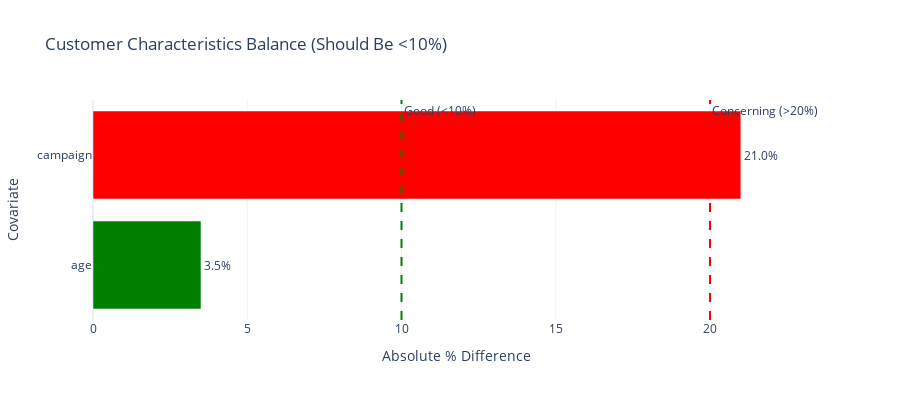
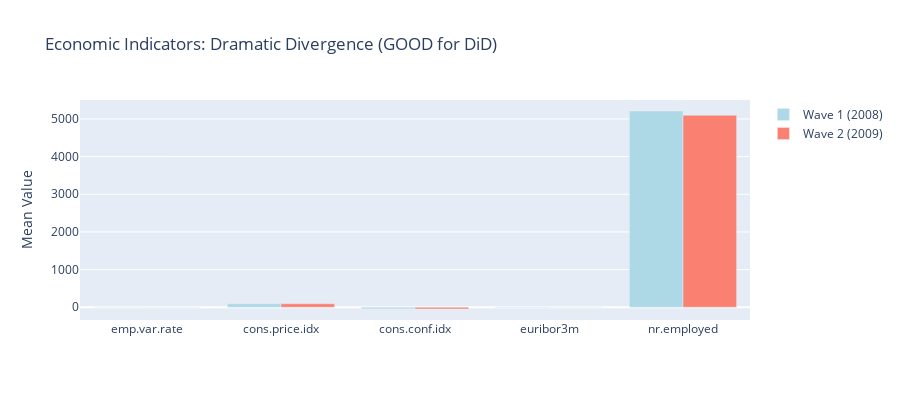

Write notebook code for charts like these, in order.
### Markdown cell above
### 6.1 Visualize Balance

### Code cell
# Separate customer characteristics from economic indicators
cust_vars = ['age', 'campaign']
econ_vars = ['emp.var.rate', 'cons.price.idx', 'cons.conf.idx', 'euribor3m', 'nr.employed']

# Plot customer characteristics
fig_cust = plot_covariate_balance(
    balance.loc[cust_vars],
    title="Customer Characteristics Balance (Should Be <10%)"
)
fig_cust.show()

# Economic indicators (expect large differences)
fig_econ = go.Figure()

fig_econ.add_trace(go.Bar(
    name='Wave 1 (2008)',
    x=econ_vars,
    y=balance.loc[econ_vars, 'Wave 1'],
    marker_color='lightblue'
))

fig_econ.add_trace(go.Bar(
    name='Wave 2 (2009)',
    x=econ_vars,
    y=balance.loc[econ_vars, 'Wave 2'],
    marker_color='salmon'
))

fig_econ.update_layout(
    title='Economic Indicators: Dramatic Divergence (GOOD for DiD)',
    yaxis_title='Mean Value',
    barmode='group',
    height=400
)
fig_econ.show()

### Figure 1 — Plotly figure (JSON) as saved in the notebook; plotly's stock layout.template omitted (floating-point values rounded to 4 significant figures)
{"data": [{"marker": {"color": ["green", "red"]}, "orientation": "h", "text": ["3.5%", "21.0%"], "textposition": "outside", "type": "bar", "x": [3.5, 21.0], "y": ["age", "campaign"]}], "layout": {"annotations": [{"showarrow": false, "text": "Good (<10%)", "x": 10, "xanchor": "left", "xref": "x", "y": 1, "yanchor": "top", "yref": "y domain"}, {"showarrow": false, "text": "Concerning (>20%)", "x": 20, "xanchor": "left", "xref": "x", "y": 1, "yanchor": "top", "yref": "y domain"}], "height": 400, "shapes": [{"line": {"color": "green", "dash": "dash"}, "type": "line", "x0": 10, "x1": 10, "xref": "x", "y0": 0, "y1": 1, "yref": "y domain"}, {"line": {"color": "red", "dash": "dash"}, "type": "line", "x0": 20, "x1": 20, "xref": "x", "y0": 0, "y1": 1, "yref": "y domain"}], "showlegend": false, "title": {"text": "Customer Characteristics Balance (Should Be <10%)"}, "xaxis": {"title": {"text": "Absolute % Difference"}}, "yaxis": {"title": {"text": "Covariate"}}}}

### Figure 2 — Plotly figure (JSON) as saved in the notebook; plotly's stock layout.template omitted (floating-point values rounded to 4 significant figures)
{"data": [{"marker": {"color": "lightblue"}, "name": "Wave 1 (2008)", "type": "bar", "x": ["emp.var.rate", "cons.price.idx", "cons.conf.idx", "euribor3m", "nr.employed"], "y": [1.261, 93.99, -38.92, 4.909, 5211.0]}, {"marker": {"color": "salmon"}, "name": "Wave 2 (2009)", "type": "bar", "x": ["emp.var.rate", "cons.price.idx", "cons.conf.idx", "euribor3m", "nr.employed"], "y": [-1.908, 92.95, -45.82, 1.323, 5097.0]}], "layout": {"barmode": "group", "height": 400, "title": {"text": "Economic Indicators: Dramatic Divergence (GOOD for DiD)"}, "yaxis": {"title": {"text": "Mean Value"}}}}
